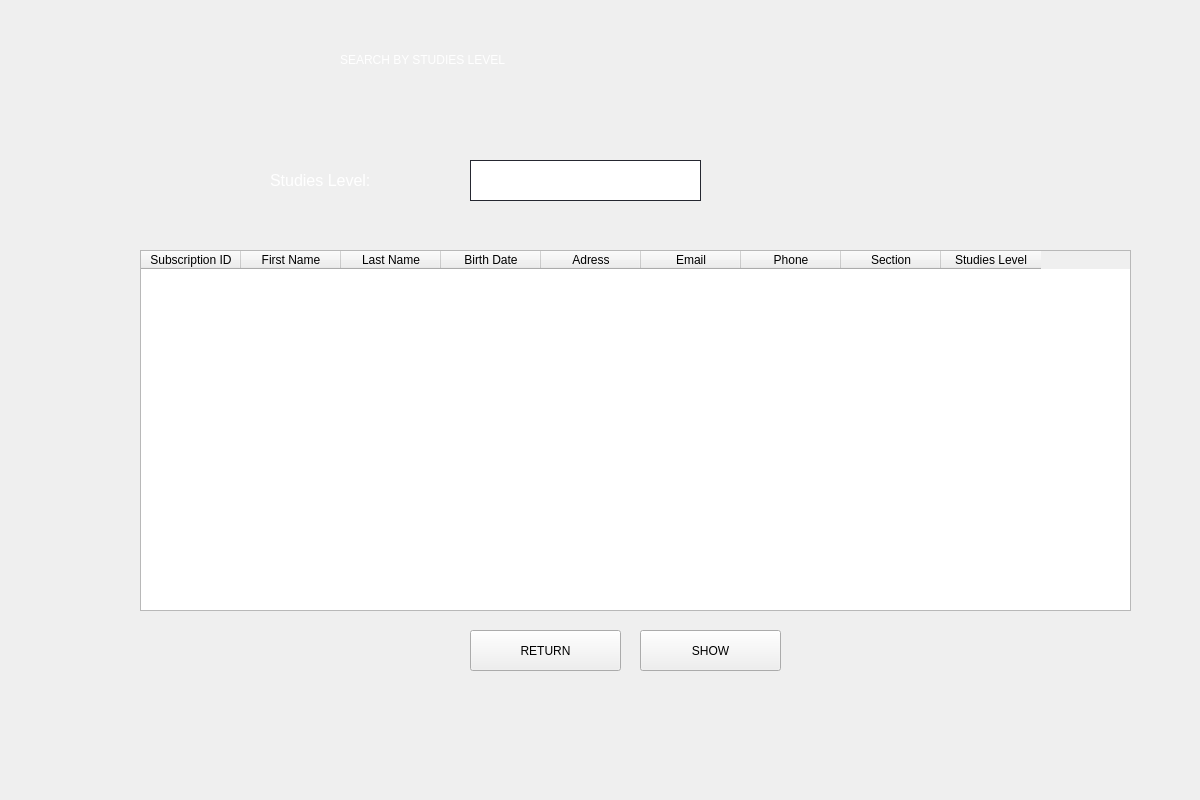
<?xml version="1.0" encoding="UTF-8"?>
<ui version="4.0">
 <class>Form</class>
 <widget class="QWidget" name="Form">
  <property name="geometry">
   <rect>
    <x>0</x>
    <y>0</y>
    <width>1200</width>
    <height>800</height>
   </rect>
  </property>
  <property name="windowTitle">
   <string>Form</string>
  </property>
  <widget class="QLineEdit" name="niveau">
   <property name="geometry">
    <rect>
     <x>470</x>
     <y>160</y>
     <width>231</width>
     <height>41</height>
    </rect>
   </property>
   <property name="styleSheet">
    <string notr="true">QLineEdit {
border: 1px solid rgb(37,39,48);

padding-left:20px;
padding-right:20px;
}
</string>
   </property>
  </widget>
  <widget class="QLabel" name="num_inscription4">
   <property name="geometry">
    <rect>
     <x>270</x>
     <y>140</y>
     <width>201</width>
     <height>81</height>
    </rect>
   </property>
   <property name="styleSheet">
    <string notr="true"/>
   </property>
   <property name="text">
    <string>&lt;html&gt;&lt;head/&gt;&lt;body&gt;&lt;p&gt;&lt;span style=&quot; font-size:12pt; color:#fff;&quot;&gt;Studies Level:&lt;/span&gt;&lt;/p&gt;&lt;/body&gt;&lt;/html&gt;</string>
   </property>
  </widget>
  <widget class="QPushButton" name="afficher">
   <property name="geometry">
    <rect>
     <x>640</x>
     <y>630</y>
     <width>141</width>
     <height>41</height>
    </rect>
   </property>
   <property name="styleSheet">
    <string notr="true">font: 12pt &quot;Poppins&quot;;</string>
   </property>
   <property name="text">
    <string>SHOW</string>
   </property>
  </widget>
  <widget class="QLabel" name="label">
   <property name="geometry">
    <rect>
     <x>340</x>
     <y>20</y>
     <width>551</width>
     <height>81</height>
    </rect>
   </property>
   <property name="styleSheet">
    <string notr="true">font: 63 18pt &quot;Open Sans Semibold&quot;;</string>
   </property>
   <property name="text">
    <string>&lt;html&gt;&lt;head/&gt;&lt;body&gt;&lt;p&gt;&lt;span style=&quot; color:#FFFFFF;&quot;&gt;SEARCH BY STUDIES LEVEL&lt;/span&gt;&lt;/p&gt;&lt;/body&gt;&lt;/html&gt;</string>
   </property>
  </widget>
  <widget class="QPushButton" name="ok">
   <property name="geometry">
    <rect>
     <x>470</x>
     <y>630</y>
     <width>151</width>
     <height>41</height>
    </rect>
   </property>
   <property name="styleSheet">
    <string notr="true">font: 12pt &quot;Poppins&quot;;</string>
   </property>
   <property name="text">
    <string>RETURN</string>
   </property>
  </widget>
  <widget class="QLabel" name="niveau_2">
   <property name="geometry">
    <rect>
     <x>470</x>
     <y>200</y>
     <width>221</width>
     <height>21</height>
    </rect>
   </property>
   <property name="text">
    <string/>
   </property>
  </widget>
  <widget class="QTableWidget" name="tableWidget">
   <property name="geometry">
    <rect>
     <x>140</x>
     <y>250</y>
     <width>991</width>
     <height>361</height>
    </rect>
   </property>
   <property name="styleSheet">
    <string notr="true"/>
   </property>
   <column>
    <property name="text">
     <string>Subscription ID</string>
    </property>
   </column>
   <column>
    <property name="text">
     <string>First Name</string>
    </property>
   </column>
   <column>
    <property name="text">
     <string>Last Name</string>
    </property>
   </column>
   <column>
    <property name="text">
     <string>Birth Date</string>
    </property>
   </column>
   <column>
    <property name="text">
     <string>Adress</string>
    </property>
   </column>
   <column>
    <property name="text">
     <string>Email</string>
    </property>
   </column>
   <column>
    <property name="text">
     <string>Phone</string>
    </property>
   </column>
   <column>
    <property name="text">
     <string>Section</string>
    </property>
   </column>
   <column>
    <property name="text">
     <string>Studies Level</string>
    </property>
   </column>
  </widget>
  <widget class="QLabel" name="label_2">
   <property name="geometry">
    <rect>
     <x>-290</x>
     <y>-30</y>
     <width>1551</width>
     <height>891</height>
    </rect>
   </property>
   <property name="text">
    <string/>
   </property>
   <property name="pixmap">
    <pixmap>bg.jpg</pixmap>
   </property>
   <property name="scaledContents">
    <bool>true</bool>
   </property>
  </widget>

  <zorder>label_2</zorder>
  <zorder>niveau</zorder>
  <zorder>num_inscription4</zorder>
  <zorder>afficher</zorder>
  <zorder>label</zorder>
  <zorder>ok</zorder>
  <zorder>niveau_2</zorder>
  <zorder>tableWidget</zorder>
  <zorder>label_10</zorder>
 </widget>
 <resources/>
 <connections/>
</ui>
